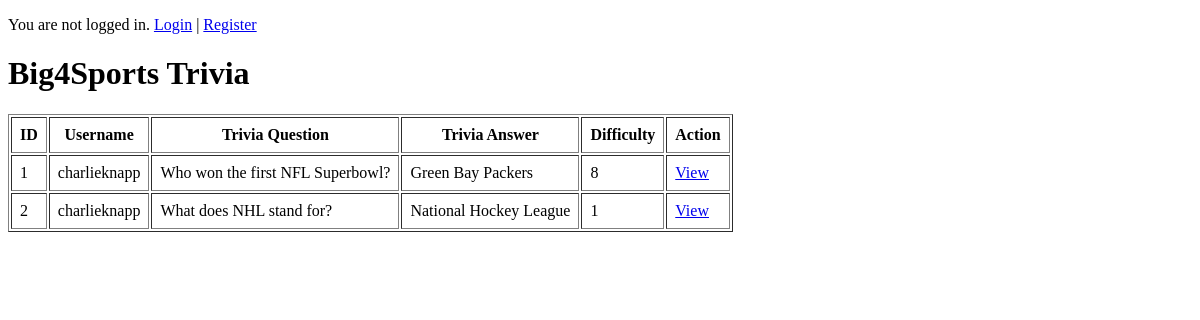
Before: / with the older database file.
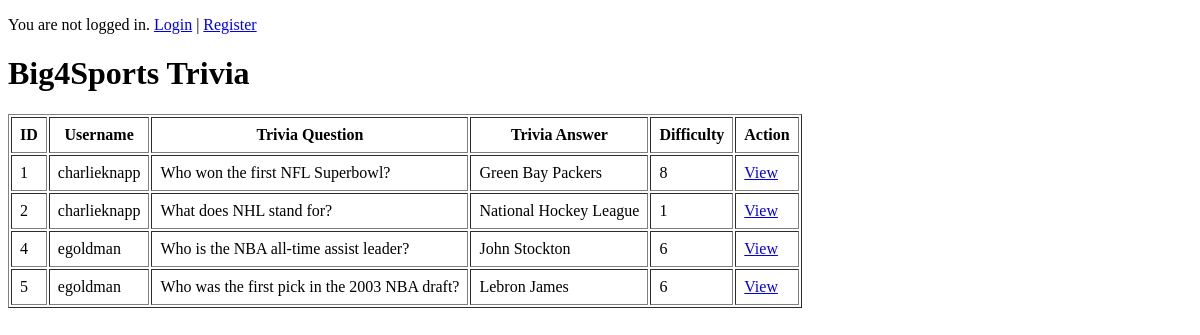
After: the same page with the newer database file.
### tables this page shows
CREATE TABLE `trivia` (
  `id` int(11) NOT NULL,
  `username` varchar(255) NOT NULL,
  `trivia_question` varchar(255) NOT NULL,
  `trivia_answer` varchar(255) NOT NULL,
  `difficulty` int(1) NOT NULL CHECK (`difficulty` between 1 and 10)
);

### index.php (the view, shortened to what this page needs)
<?php
require 'db_connect.php';
?>
<!DOCTYPE html>
<html>
<head>
</head>
<body>
<?php
if (isset($_SESSION['username'])) {
    echo "<p>You are logged in as: " . htmlspecialchars($_SESSION['username']) . "</p>";
    echo "<p><a href='logout.php'>Logout</a></p>";
} else {
    echo "<p>You are not logged in. <a href='login.php'>Login</a> | <a href='register.php'>Register</a></p>";
}
?>
<h1>Big4Sports Trivia</h1>
<?php
$sql = "SELECT id, username, trivia_question, trivia_answer, difficulty FROM trivia";
$result = $conn->query($sql);
if ($result && $result->num_rows > 0) {
    echo "<table border='1' cellpadding='8'>";
    echo "<tr>
            <th>ID</th>
            <th>Username</th>
            <th>Trivia Question</th>
            <th>Trivia Answer</th>
            <th>Difficulty</th>
            <th>Action</th>
          </tr>";
    while ($row = $result->fetch_assoc()) {
        echo "<tr>";
        echo "<td>" . htmlspecialchars($row['id']) . "</td>";
        echo "<td>" . htmlspecialchars($row['username']) . "</td>";
        echo "<td>" . htmlspecialchars($row['trivia_question']) . "</td>";
        echo "<td>" . htmlspecialchars($row['trivia_answer']) . "</td>";
        echo "<td>" . htmlspecialchars($row['difficulty']) . "</td>";
        echo "<td>";
        echo "<a href='read_trivia.php?id=" . $row['id'] . "'>View</a>";
        echo "</td>";
        echo "</tr>";
    }
    echo "</table>";
} else {
    echo "<p>No trivia found.</p>";
}
?>
</body>
</html>

Changed rows visible on the page:
added trivia: id "4", username "egoldman", trivia_question "Who is the NBA all-time assist leader?", trivia_answer "John Stockton", difficulty "6"
added trivia: id "5", username "egoldman", trivia_question "Who was the first pick in the 2003 NBA draft?", trivia_answer "Lebron James", difficulty "6"
